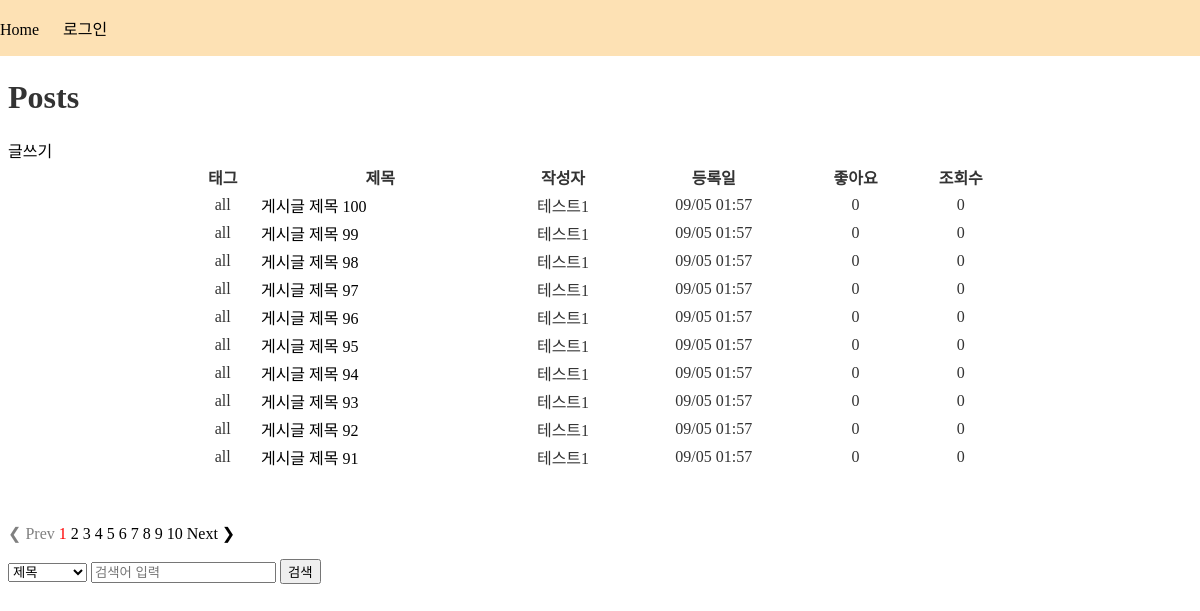
/posts/, run on an earlier commit of the app's database.
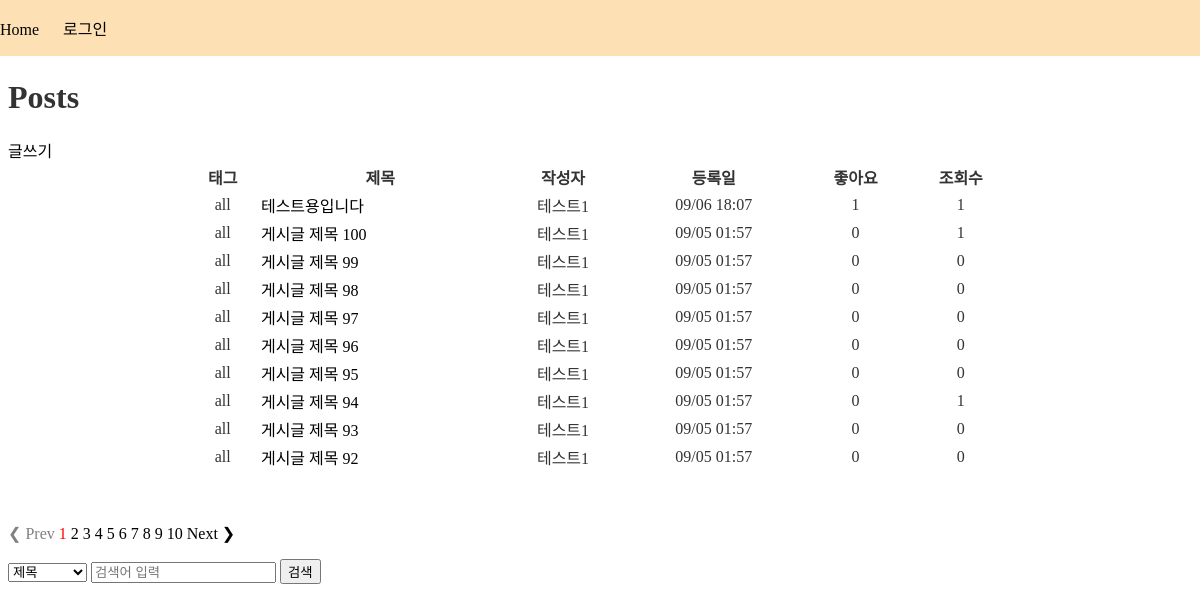
And on a later commit of the database.
### posts/models.py (models this page shows, shortened)
class Post(models.Model):
    TAG_CHOICE = {
        ('all', '자유'),
    }
    user = models.ForeignKey(
        "users.User",
        verbose_name="작성자",
        on_delete=models.CASCADE,
    )
    title = models.CharField("제목", max_length=50)
    content = models.TextField("내용")
    created = models.DateTimeField("작성일시", auto_now_add=True)
    tags = models.CharField("태그", max_length=20, choices=TAG_CHOICE)
    views = models.ManyToManyField(
        'users.User',
        verbose_name="조회수",
        related_name="view_user",
        blank=True,
    )

### users/models.py (models this page shows)
class User(AbstractUser):
    profile_image = models.ImageField(
        "프로필 이미지", upload_to="users/profile", blank=True)
    nickname = models.CharField(default="user", max_length=20)
    like_posts = models.ManyToManyField(
        'posts.Post',
        verbose_name="좋아요 목록",
        related_name="like_users",
        blank=True,
    )

### posts/views.py (the view)
# urls.py: path("", posts_view, name="posts"),
def posts_view(request):
    page = request.GET.get('page')
    name = request.GET.get('name')
    keyword = request.GET.get('keyword')
    page_num = 10   #한 번에 표시할 페이지의 갯수
    if page is None:
        page = 1
    if name == 'title':
        posts = Post.objects.filter(title__icontains=keyword).order_by('-created')
    elif name == 'content':
        posts = Post.objects.filter(content__icontains=keyword).order_by('-created')
    elif name == 'title_content':
        posts = Post.objects.filter(Q(title__icontains=keyword) | Q(content__icontains=keyword)).order_by('-created')
    else:
        posts = Post.objects.order_by('-created')
    paginator = Paginator(posts, page_num)
    custom_page_range = range(((int(page)-1) // page_num) * page_num + 1, min(paginator.num_pages, ((int(page)-1) // page_num) * page_num + page_num) + 1)
    try:
        page_obj = paginator.page(page)
    except PageNotAnInteger:
        page = 1
        page_obj = paginator.page(page)
    except EmptyPage:
        page = paginator.num_pages
        page_obj = paginator.page(page)
    context = {
        "posts": posts,
        "page_obj": page_obj,
        "paginator": paginator,
        "custom_page_range": custom_page_range,
    }
    return render(request, "posts/posts.html", context)

### templates/posts/posts.html (shortened to what this page needs)
{% extends 'base.html' %}
{% block content %}
    <h1>Posts</h1>
    <a href="{% url 'posts:post_add' %}">글쓰기</a>
    <div>
        <table class="post_table">
            <thead>
                <tr>
                    <th>태그</th>
                    <th>제목</th>
                    <th>작성자</th>
                    <th>등록일</th>
                    <th>좋아요</th>
                    <th>조회수</th>
                </tr>
            </thead>
            <tbody>
                {% for post in page_obj %}
                    <tr class="post_table_list">
                        <td>{{ post.tags }}</td>
                        <td class="post_table_list_title">
                            <a href="{% url 'posts:post_detail' post_id=post.id %}">{{ post.title }}</a>
                        </td>
                        <td>{{ post.user.nickname }}</td>
                        <td>{{ post.created|date:'m/d H:i' }}</td>
                        <td>{{ post.like_users.count }}</td>
                        <td>{{ post.views.count }}</td>
                    </tr>
                {% endfor %}
            </tbody>
        </table>
        <br/>
        <br/>
        <ul>
            {% if page_obj.has_other_pages %}
                {% if page_obj.has_previous %}
                    <a style="color: black;"
                       href="?page={{ page_obj.previous_page_number }}&name={{ request.GET.name }}&keyword={{ request.GET.keyword }}">&#10094; Prev</a>
                {% else %}
                    <span style="color: gray;">&#10094; Prev</span>
                {% endif %}
                {% for page in custom_page_range %}
                    <a style="
                    {% if page == page_obj.number %} color: red;
                    {% else %} color: black;
                    {% endif %}" href="?page={{ page }}&name={{ request.GET.name }}&keyword={{ request.GET.keyword }}">{{ page }}</a>
                {% endfor %}
                {% if page_obj.has_next %}
                    <a style="color: black;"
                       href="?page={{ page_obj.next_page_number }}&name={{ request.GET.name }}&keyword={{ request.GET.keyword }}">Next &#10095;</a>
                {% else %}
                    <span style="color: gray;">Next &#10095;</span>
                {% endif %}
            {% endif %}
        </ul>
    </div>
    <form method="GET" action="{% url 'posts:posts' %}">
        <select name="name">
            <option value="title">제목</option>
        </select>
        <input type="text" name="keyword" placeholder="검색어 입력" value="{{ request.GET.keyword }}">
        <button type="submit">검색</button>
    </form>
{% endblock %}

### templates/base.html (shortened to what this page needs)
{% load static %}
<!DOCTYPE html>
<html lang="ko">
<head>
    <link rel="stylesheet" href="{% static 'css/style.css' %}">
</head>
<body>
    <nav>
        <ul>
            <li><a href="/">Home</a></li>
            {% if user.is_active %}
                <a href="{% url 'users:logout' %}">로그아웃</a>
            {% else %}
                <a href="{% url 'users:login' %}">로그인</a>
            {% endif %}
        </ul>
    </nav>
    <main>
        {% block content %}{% endblock %}
    </main>
</body>
</html>

### static/css/style.css (style rules this page uses)
html { font-family: "Noto Sans KR", serif; font-weight: 400; font-size: 16px; color: #333; }
main { padding-top: 50px; }
nav { background-color: #FDE1B4; color: #fff; position: fixed; top: 0; left: 0; right: 0; }
ul { list-style-type: none; padding: 0; }
li { display: inline; margin-right: 20px; }
a { text-decoration: none; color: black; }
.post_table { position: mid; width: 70%; margin: 0 auto; }
.post_table_list { text-align: center; }
.post_table_list_title { text-align: left; }

What changed in the data, as far as the page shows it:
no longer on this page (row unchanged): Post: tags "all", title "게시글 제목 91", user.nickname "테스트1", created "09/05 01:57", like_users.count "0", views.count "0"
added Post: tags "all", title "테스트용입니다", user.nickname "테스트1", created "09/06 18:07", like_users.count "1", views.count "1"
computed for Post "게시글 제목 100": views.count "0" → "1"
computed for Post "게시글 제목 94": views.count "0" → "1"
